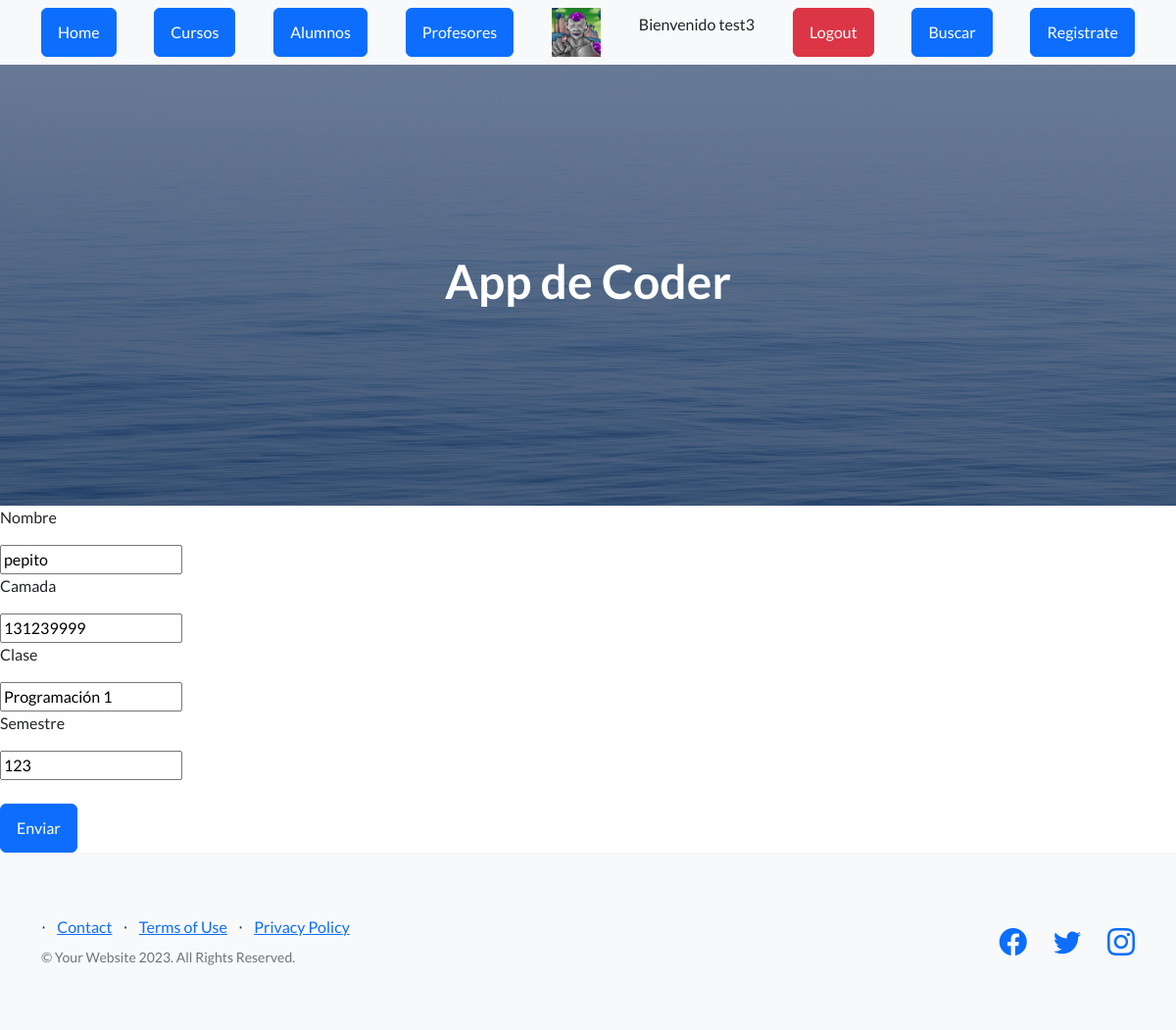
The app's page /AppCoder/editar_alumno/1 (signed in) with its own data.
### AppCoder/models.py (models this page shows, shortened)
class Alumnos(models.Model):
   nombre = models.CharField(max_length=40)
   camada = models.IntegerField()
   clase=models.CharField(max_length=40)
   semestre=models.IntegerField()

### AppCoder/views.py (the view)
# urls.py: path("editar_alumno/<int:id>", views.editar_alumno, name="editar_alumno"),
def editar_alumno(request,id):
    alumnos=Alumnos.objects.get(id=id)
    if request.method == "POST":
        mi_formulario = Alumnos_formulario(request.POST)
        if mi_formulario.is_valid():
            datos = mi_formulario.cleaned_data
            alumnos.nombre = datos["nombre"]
            alumnos.camada= datos["camada"]
            alumnos.clase= datos["clase"]
            alumnos.semestre= datos["semestre"]
            alumnos.save()
            alumnos=Alumnos.objects.all()
            avatares= Avatar.objects.filter(user=request.user.id)
            return render( request , "alumnos.html" , {"alumnos":alumnos,"url":avatares[0].imagen.url})
    else:
        mi_formulario = Alumnos_formulario(initial={"nombre":alumnos.nombre,"camada":alumnos.camada,"clase":alumnos.clase,"semestre":alumnos.semestre})
    avatares= Avatar.objects.filter(user=request.user.id)
    return render (request, "editar_alumno.html",{"mi_formulario":mi_formulario,"alumnos":alumnos,"url":avatares[0].imagen.url})

### AppCoder/forms.py
class Alumnos_formulario(forms.Form):
    nombre = forms.CharField(max_length=30)
    camada = forms.IntegerField()
    clase = forms.CharField(max_length=30)
    semestre= forms.IntegerField()

### AppCoder/template/editar_alumno.html (shortened to what this page needs)
{% extends "padre.html" %}
{% load static %}
{% block contenido %}
<form action="{% url 'editar_alumno' alumnos.id %}" method="POST">
    <p>Nombre</p>
    {{mi_formulario.nombre}}
    <p>Camada</p>
    {{mi_formulario.camada}}
    <p>Clase</p>
    {{mi_formulario.clase}}
    <p>Semestre</p>
    {{mi_formulario.semestre}}
    <br><br>
    <button class="btn btn-primary">Enviar</button>
</form>
{% endblock %}

### AppCoder/template/padre.html (shortened to what this page needs)
<!DOCTYPE html>
<html lang="en">
    <head>
        {% load static %}
        <link href="https://cdn.jsdelivr.net/npm/bootstrap-icons@1.5.0/font/bootstrap-icons.css" rel="stylesheet" type="text/css" />
        <link href="{% static 'AppCoder/css/styles.css' %}" rel="stylesheet" />
    </head>
    <body>
        <nav class="navbar navbar-light bg-light static-top">
            <div class="container">
                <a class="btn btn-primary" href="{% url 'home' %}">Home</a>
                {% if request.user.is_authenticated %}
                <a class="btn btn-primary" href="{% url 'cursos' %}">Cursos</a>
                {% endif %}
                <a class="btn btn-primary" href="{% url 'alumnos' %}">Alumnos</a>
                <a class="btn btn-primary" href="{% url 'profesores' %}">Profesores</a>
                {% if request.user.is_authenticated %}
                    <img src="{{ url }}" alt="" width="50px" height="50px" >
                    <p>Bienvenido {{user.username}}</p>
                {% endif %}
                {% if request.user.is_authenticated %}
                <form method="post" action="{% url 'Logout' %}">
                    <button type="submit" class="btn btn-danger">Logout</button>
                </form>
                {% endif %}
                <a class="btn btn-primary" href="{% url 'buscar_curso' %}">Buscar</a>
                <a class="btn btn-primary" href="{% url 'Register' %}">Registrate</a>
            </div>
        </nav>
        <header class="masthead">
            <div class="container position-relative">
               <h1 class="text-center" style="color: white;">App de Coder</h1>
            </div>
        </header>
        {% block contenido %}
        {% endblock %}
        <footer class="footer bg-light">
            <div class="container">
                <div class="row">
                    <div class="col-lg-6 h-100 text-center text-lg-start my-auto">
                        <ul class="list-inline mb-2">
                            <li class="list-inline-item">⋅</li>
                            <li class="list-inline-item"><a href="#!">Contact</a></li>
                            <li class="list-inline-item">⋅</li>
                            <li class="list-inline-item"><a href="#!">Terms of Use</a></li>
                            <li class="list-inline-item">⋅</li>
                            <li class="list-inline-item"><a href="#!">Privacy Policy</a></li>
                        </ul>
                        <p class="text-muted small mb-4 mb-lg-0">&copy; Your Website 2023. All Rights Reserved.</p>
                    </div>
                    <div class="col-lg-6 h-100 text-center text-lg-end my-auto">
                        <ul class="list-inline mb-0">
                            <li class="list-inline-item me-4">
                                <a href="#!"><i class="bi-facebook fs-3"></i></a>
                            </li>
                            <li class="list-inline-item me-4">
                                <a href="#!"><i class="bi-twitter fs-3"></i></a>
                            </li>
                            <li class="list-inline-item">
                                <a href="#!"><i class="bi-instagram fs-3"></i></a>
                            </li>
                        </ul>
                    </div>
                </div>
            </div>
        </footer>
    </body>
</html>

### records on screen
Alumnos: nombre "pepito", camada "131239999", clase "Programación 1", semestre "123"

### other values on screen
{{ user.username }} "test3"
